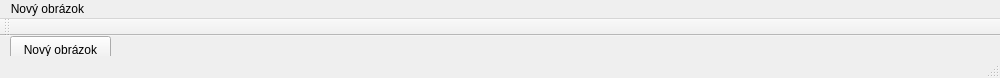
<?xml version="1.0" encoding="UTF-8"?>
<ui version="4.0">
 <class>MainWindow</class>
 <widget class="QMainWindow" name="MainWindow">
  <property name="geometry">
   <rect>
    <x>0</x>
    <y>0</y>
    <width>1000</width>
    <height>78</height>
   </rect>
  </property>
  <property name="baseSize">
   <size>
    <width>0</width>
    <height>3</height>
   </size>
  </property>
  <property name="windowTitle">
   <string>Rozoznávanie orientácie riasiniek</string>
  </property>
  <widget class="QWidget" name="centralWidget">
   <widget class="QPushButton" name="newPictureB">
    <property name="geometry">
     <rect>
      <x>10</x>
      <y>0</y>
      <width>101</width>
      <height>27</height>
     </rect>
    </property>
    <property name="text">
     <string>Nový obrázok</string>
    </property>
   </widget>
  </widget>
  <widget class="QToolBar" name="mainToolBar">
   <attribute name="toolBarArea">
    <enum>TopToolBarArea</enum>
   </attribute>
   <attribute name="toolBarBreak">
    <bool>false</bool>
   </attribute>
  </widget>
  <widget class="QStatusBar" name="statusBar"/>
  <widget class="QMenuBar" name="menuBar">
   <property name="geometry">
    <rect>
     <x>0</x>
     <y>0</y>
     <width>1000</width>
     <height>27</height>
    </rect>
   </property>
   <widget class="QMenu" name="menuObr_zok">
    <property name="title">
     <string>Nový obrázok</string>
    </property>
   </widget>
   <addaction name="menuObr_zok"/>
  </widget>
 </widget>
 <layoutdefault spacing="6" margin="11"/>
 <resources/>
 <connections/>
</ui>
